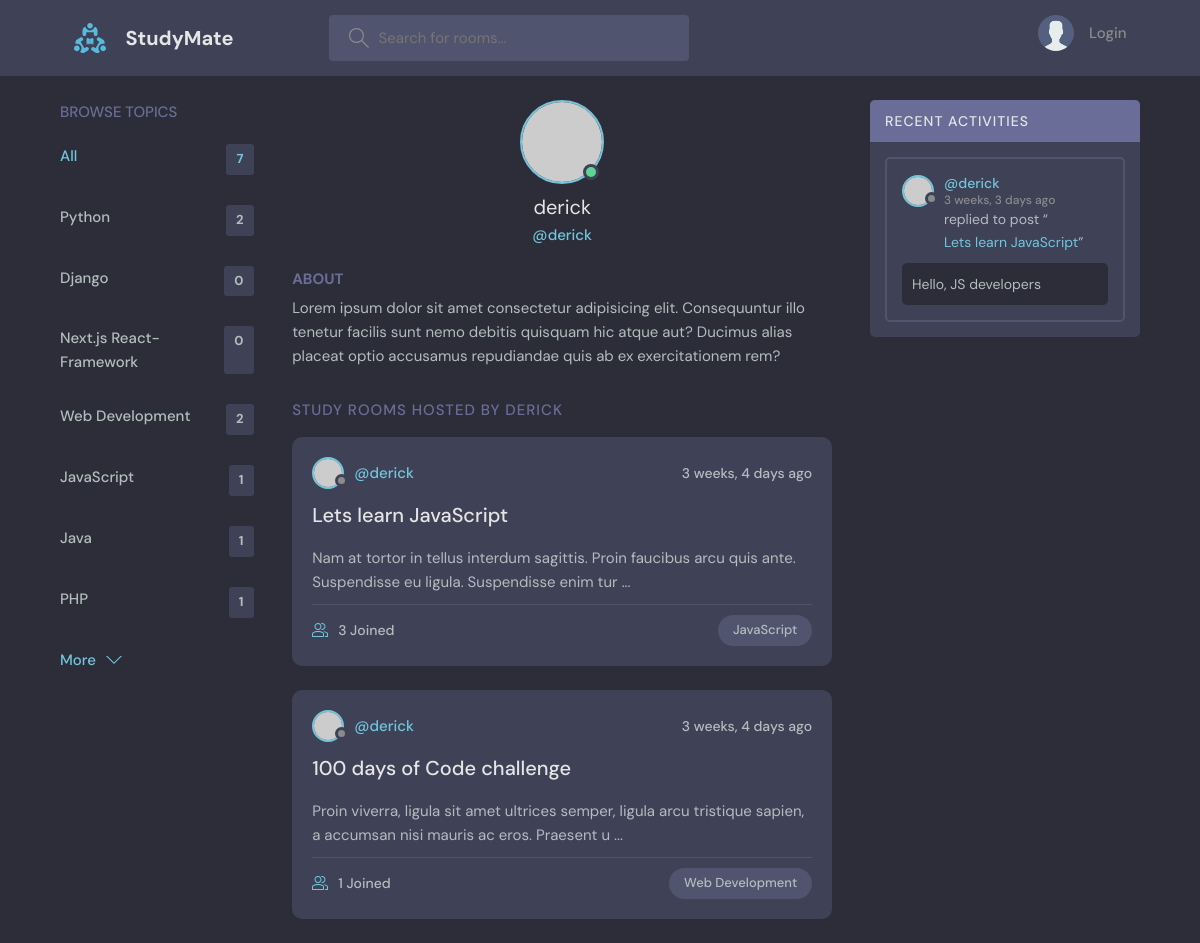
Page /profile/1/ on the committed database.
### base/models.py (models this page shows, shortened)
class Topic(models.Model):
    name = models.CharField(max_length=200)
    def __str__(self):
        return self.name

class Room(models.Model):
    host = models.ForeignKey(User, on_delete=models.SET_NULL, null=True) # database table relationship
    topic=  models.ForeignKey(Topic, on_delete=models.SET_NULL, null=True)
    name = models.CharField(max_length=200)
    description = models.TextField(null=True, blank=True)
    participants = models.ManyToManyField(User, related_name='participants',blank=True)  # many to many relationship.
    updated = models.DateTimeField(auto_now=True) #updates each time an item is updated
    created = models.DateTimeField(auto_now_add=True) #runs ONLY once when an item is created in DB
    class Meta:
        ordering = ['-updated', '-created'] # '-' enables order by descending order(new first)
    def __str__(self):
        return self.name
    def desc(self):
        return self.description[0:120]  # get first 50 characters of the description attribute

class Message(models.Model):
    user = models.ForeignKey(User, on_delete=models.CASCADE) # database table relationship
    room = models.ForeignKey(Room, on_delete=models.CASCADE)
    body = models.TextField()
    updated = models.DateTimeField(auto_now=True)
    created = models.DateTimeField(auto_now_add=True)
    class Meta:
        ordering = ['-updated', '-created'] # '-' enables order by descending order(new first)

### base/views.py (the view)
# urls.py: path('profile/<str:pk>/', views.userProfile, name="user-profile"),
def userProfile(request, pk):
    user = User.objects.get(id=pk)
    rooms = user.room_set.all()  # fetch all rooms related to the user
    room_messages = user.message_set.all()  # fetch all messages related to the user
    topics = Topic.objects.all()  # all topics
    context = {'user': user, 'rooms':rooms, 'topics':topics, 'room_messages':room_messages}
    return render(request, 'base/profile.html', context)

### base/templates/base/profile.html (shortened to what this page needs)
{% extends 'main.html' %}
{% block content %}
<div class="profile-page layout layout--3">
  <div class="container">
    {% include 'base/topics_component.html' %}
    <div class="roomList">
      <div class="profile">
        <div class="profile__avatar">
          <div class="avatar avatar--large active">
            <img src="https://randomuser.me/api/portraits/men/11.jpg" />
          </div>
        </div>
        <div class="profile__info">
          <h3>{{user}}</h3>
          <p>@{{user.username}}</p>
        </div>
        <div class="profile__about">
          <h3>About</h3>
          <p>
            Lorem ipsum dolor sit amet consectetur adipisicing elit. Consequuntur illo tenetur
            facilis sunt nemo debitis quisquam hic atque aut? Ducimus alias placeat optio
            accusamus repudiandae quis ab ex exercitationem rem?
          </p>
        </div>
      </div>
      <div class="roomList__header">
        <div>
          <h2>Study Rooms Hosted by {{user}}</a>
          </h2>
        </div>
      </div>
      {% include 'base/feed_component.html' %}
    </div>
    {% include 'base/activity_component.html' %}
  </div>
</div>
{% endblock content %}

### base/templates/base/topics_component.html
<div class="topics">
  <div class="topics__header">
    <h2>Browse Topics</h2>
  </div>
  <ul class="topics__list">
    <li>
      <a href="{% url 'home' %}" class="active">All <span>{{topics.count}}</span></a>
    </li>
    {% for topic in topics %}
    <li>
      <a href="{% url 'home' %}?q={{topic.name}}">{{topic.name}}<span>{{topic.room_set.all.count}}</span></a>
    </li>
    {% endfor %}
  </ul>
  <a class="btn btn--link" href="topics.html">
    More
    <svg
      version="1.1"
      xmlns="http://www.w3.org/2000/svg"
      width="32"
      height="32"
      viewBox="0 0 32 32"
    >
      <title>chevron-down</title>
      <path d="M16 21l-13-13h-3l16 16 16-16h-3l-13 13z"></path>
    </svg>
  </a>
</div>

### base/templates/base/feed_component.html (shortened to what this page needs)
{% for room in rooms %}
<div class="roomListRoom">
  <div class="roomListRoom__header">
    <a
      href="{% url 'user-profile' room.host.id %}"
      class="roomListRoom__author"
    >
      <div class="avatar avatar--small">
        <img src="https://randomuser.me/api/portraits/women/11.jpg" />
      </div>
      <span>@{{room.host.username}}</span>
    </a>
    <div class="roomListRoom__actions">
      <span>{{room.created|timesince}} ago</span>
    </div>
  </div>
  <div class="roomListRoom__content">
    <a href="{% url 'room' room.id %}">{{room.name}}</a>
    <p>{{room.desc}} ...</p>
  </div>
  <div class="roomListRoom__meta">
    <a href="{% url 'room' room.id %}" class="roomListRoom__joined">
      {{room.participants.count}} Joined
    </a>
    <p class="roomListRoom__topic">{{room.topic}}</p>
  </div>
</div>
{% endfor %}

### base/templates/base/activity_component.html (shortened to what this page needs)
<div class="activities">
  <div class="activities__header">
    <h2>Recent Activities</h2>
  </div>
  {% for message in room_messages %}
  <div class="activities__box">
    <div class="activities__boxHeader roomListRoom__header">
      <a
        href="{% url 'user-profile' message.user.id %}"
        class="roomListRoom__author"
      >
        <div class="avatar avatar--small">
          <img src="https://randomuser.me/api/portraits/women/11.jpg" />
        </div>
        <p>
          @{{message.user.username}}
          <span>{{message.created|timesince}} ago</span>
        </p>
      </a>
    </div>
    <div class="activities__boxContent">
      <p>replied to post “<a href="{% url 'room' message.room.id %}">{{message.room}}</a>”</p>
      <div class="activities__boxRoomContent">{{message.body}}</div>
    </div>
  </div>
  {% endfor %}
</div>

### rows in the picture
Topic: name "Python", room_set.all.count "2"
Topic: name "Django", room_set.all.count "0"
Topic: name "Next.js React-Framework", room_set.all.count "0"
Topic: name "Web Development", room_set.all.count "2"
Topic: name "JavaScript", room_set.all.count "1"
Topic: name "Java", room_set.all.count "1"
Topic: name "PHP", room_set.all.count "1"
Room: host.username "derick", created "3 weeks, 4 days", name "Lets learn JavaScript", desc "Nam at tortor in tellus interdum sagittis. Proin faucibus arcu quis ante. Suspendisse eu ligula. Suspendisse enim tur", participants.count "3", topic "JavaScript"
Room: host.username "derick", created "3 weeks, 4 days", name "100 days of Code challenge", desc "Proin viverra, ligula sit amet ultrices semper, ligula arcu tristique sapien, a accumsan nisi mauris ac eros. Praesent u", participants.count "1", topic "Web Development"
Message: user.username "derick", created "3 weeks, 3 days", room "Lets learn JavaScript", body "Hello, JS developers"

### other values in the picture
{{ topics.count }} "7"
{{ user }} "derick"
{{ user.username }} "derick"
{{ user }} "DERICK"
